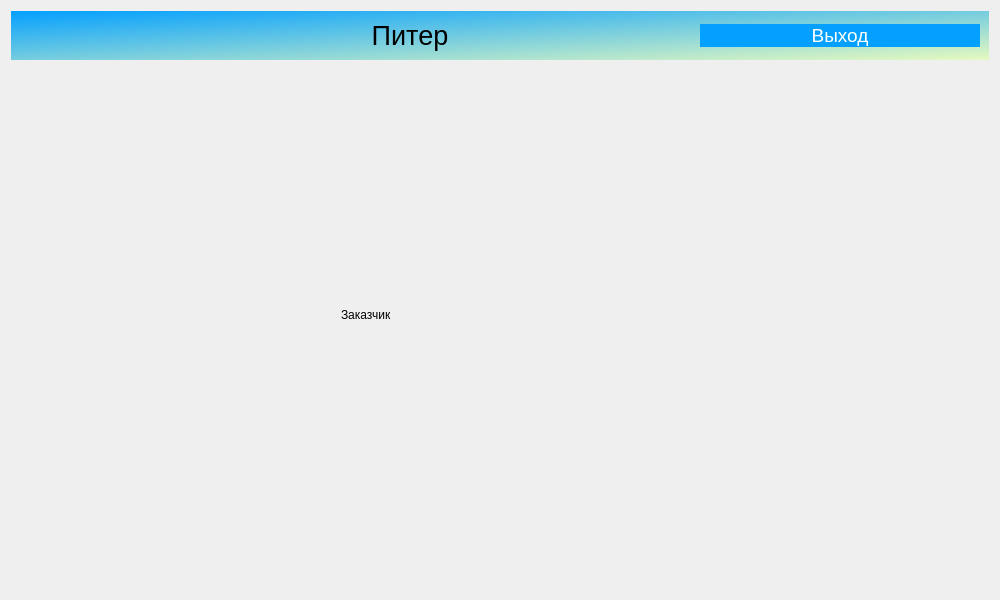
<?xml version="1.0" encoding="UTF-8"?>
<ui version="4.0">
 <class>Dialog</class>
 <widget class="QDialog" name="Dialog">
  <property name="geometry">
   <rect>
    <x>0</x>
    <y>0</y>
    <width>1000</width>
    <height>600</height>
   </rect>
  </property>
  <property name="minimumSize">
   <size>
    <width>1000</width>
    <height>600</height>
   </size>
  </property>
  <property name="windowTitle">
   <string>Учет заявок на ремонт оргтехники</string>
  </property>
  <property name="windowIcon">
   <iconset theme="accessories-dictionary">
    <selectedon>../../../../../logo.png</selectedon>
   </iconset>
  </property>
  <property name="toolTipDuration">
   <number>0</number>
  </property>
  <property name="styleSheet">
   <string notr="true">QPushButton {
background-color: rgb(4, 160, 255);
color: rgb(255, 255, 255);
border: 0px;
font: 14pt
}
QWidget
{font:  &quot;Comic Sans MS&quot;;
}
</string>
  </property>
  <property name="sizeGripEnabled">
   <bool>false</bool>
  </property>
  <layout class="QGridLayout" name="gridLayout">
   <item row="0" column="0">
    <widget class="QWidget" name="widget" native="true">
     <property name="styleSheet">
      <string notr="true">QWidget#widget{
background-color: qlineargradient(spread:pad, x1:0, y1:0, x2:1, y2:1, stop:0 rgba(4, 160, 255, 255), stop:1 rgba(231, 250, 191, 255));}

</string>
     </property>
     <layout class="QHBoxLayout" name="horizontalLayout">
      <property name="spacing">
       <number>150</number>
      </property>
      <item>
       <widget class="QLabel" name="label">
        <property name="maximumSize">
         <size>
          <width>100</width>
          <height>100</height>
         </size>
        </property>
        <property name="text">
         <string/>
        </property>
        <property name="textFormat">
         <enum>Qt::AutoText</enum>
        </property>
        <property name="pixmap">
         <pixmap>../media/logopiter.png</pixmap>
        </property>
        <property name="scaledContents">
         <bool>true</bool>
        </property>
       </widget>
      </item>
      <item>
       <widget class="QLabel" name="label_2">
        <property name="font">
         <font>
          <pointsize>20</pointsize>
          <italic>false</italic>
          <bold>false</bold>
         </font>
        </property>
        <property name="text">
         <string>Питер</string>
        </property>
        <property name="alignment">
         <set>Qt::AlignCenter</set>
        </property>
       </widget>
      </item>
      <item>
       <widget class="QPushButton" name="AvtorButton">
        <property name="font">
         <font>
          <pointsize>14</pointsize>
          <italic>false</italic>
          <bold>false</bold>
         </font>
        </property>
        <property name="text">
         <string>Выход</string>
        </property>
       </widget>
      </item>
     </layout>
    </widget>
   </item>
   <item row="1" column="0">
    <widget class="QStackedWidget" name="stackedWidget">
     <property name="layoutDirection">
      <enum>Qt::LeftToRight</enum>
     </property>
     <property name="autoFillBackground">
      <bool>false</bool>
     </property>
     <property name="styleSheet">
      <string notr="true"/>
     </property>
     <property name="currentIndex">
      <number>1</number>
     </property>
     <widget class="QWidget" name="Avtorisation">
      <property name="layoutDirection">
       <enum>Qt::LeftToRight</enum>
      </property>
      <layout class="QGridLayout" name="gridLayout_2">
       <property name="leftMargin">
        <number>200</number>
       </property>
       <property name="topMargin">
        <number>50</number>
       </property>
       <property name="rightMargin">
        <number>200</number>
       </property>
       <property name="bottomMargin">
        <number>50</number>
       </property>
       <item row="0" column="0">
        <layout class="QVBoxLayout" name="verticalLayout">
         <property name="spacing">
          <number>12</number>
         </property>
         <item>
          <widget class="QLabel" name="label_3">
           <property name="font">
            <font>
             <pointsize>24</pointsize>
             <italic>false</italic>
             <bold>false</bold>
            </font>
           </property>
           <property name="text">
            <string>АВТОРИЗАЦИЯ</string>
           </property>
           <property name="scaledContents">
            <bool>false</bool>
           </property>
           <property name="alignment">
            <set>Qt::AlignCenter</set>
           </property>
          </widget>
         </item>
         <item>
          <widget class="QLabel" name="label_4">
           <property name="font">
            <font>
             <pointsize>14</pointsize>
             <italic>false</italic>
             <bold>false</bold>
            </font>
           </property>
           <property name="layoutDirection">
            <enum>Qt::LeftToRight</enum>
           </property>
           <property name="autoFillBackground">
            <bool>false</bool>
           </property>
           <property name="text">
            <string>Логин</string>
           </property>
           <property name="alignment">
            <set>Qt::AlignLeading|Qt::AlignLeft|Qt::AlignVCenter</set>
           </property>
          </widget>
         </item>
         <item>
          <widget class="QLineEdit" name="LoginField"/>
         </item>
         <item>
          <widget class="QLabel" name="label_5">
           <property name="font">
            <font>
             <pointsize>14</pointsize>
             <italic>false</italic>
             <bold>false</bold>
            </font>
           </property>
           <property name="text">
            <string>Пароль</string>
           </property>
           <property name="alignment">
            <set>Qt::AlignLeading|Qt::AlignLeft|Qt::AlignVCenter</set>
           </property>
          </widget>
         </item>
         <item>
          <widget class="QLineEdit" name="PasswordField"/>
         </item>
         <item>
          <widget class="QPushButton" name="SignInButton">
           <property name="font">
            <font>
             <pointsize>14</pointsize>
             <italic>false</italic>
             <bold>false</bold>
            </font>
           </property>
           <property name="styleSheet">
            <string notr="true"/>
           </property>
           <property name="text">
            <string>Войти</string>
           </property>
          </widget>
         </item>
         <item>
          <widget class="QLabel" name="ErrorField">
           <property name="font">
            <font>
             <pointsize>14</pointsize>
             <italic>false</italic>
             <bold>false</bold>
            </font>
           </property>
           <property name="styleSheet">
            <string notr="true">color: rgb(255, 0, 0);</string>
           </property>
           <property name="text">
            <string/>
           </property>
           <property name="alignment">
            <set>Qt::AlignCenter</set>
           </property>
          </widget>
         </item>
        </layout>
       </item>
      </layout>
     </widget>
     <widget class="QWidget" name="Zakazchik">
      <widget class="QLabel" name="label_6">
       <property name="geometry">
        <rect>
         <x>330</x>
         <y>240</y>
         <width>66</width>
         <height>18</height>
        </rect>
       </property>
       <property name="text">
        <string>Заказчик</string>
       </property>
      </widget>
     </widget>
     <widget class="QWidget" name="Master">
      <widget class="QLabel" name="label_7">
       <property name="geometry">
        <rect>
         <x>330</x>
         <y>240</y>
         <width>66</width>
         <height>18</height>
        </rect>
       </property>
       <property name="text">
        <string>Мастер</string>
       </property>
      </widget>
     </widget>
     <widget class="QWidget" name="Operator">
      <widget class="QLabel" name="label_9">
       <property name="geometry">
        <rect>
         <x>330</x>
         <y>240</y>
         <width>81</width>
         <height>18</height>
        </rect>
       </property>
       <property name="text">
        <string>Оператор</string>
       </property>
      </widget>
     </widget>
     <widget class="QWidget" name="Manager">
      <widget class="QLabel" name="label_8">
       <property name="geometry">
        <rect>
         <x>330</x>
         <y>240</y>
         <width>101</width>
         <height>18</height>
        </rect>
       </property>
       <property name="text">
        <string>Менеджер</string>
       </property>
      </widget>
     </widget>
    </widget>
   </item>
  </layout>
 </widget>
 <resources/>
 <connections/>
</ui>
